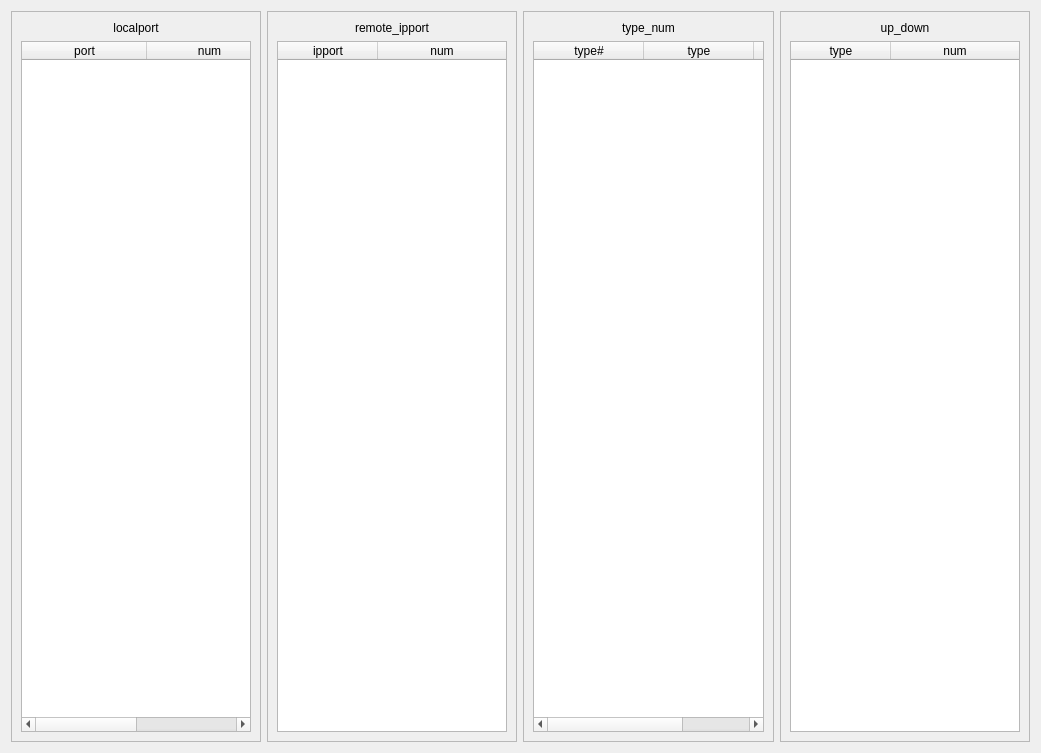
<?xml version="1.0" encoding="UTF-8"?>
<ui version="4.0">
 <class>Form</class>
 <widget class="QWidget" name="Form">
  <property name="geometry">
   <rect>
    <x>0</x>
    <y>0</y>
    <width>1041</width>
    <height>753</height>
   </rect>
  </property>
  <property name="windowTitle">
   <string>Form</string>
  </property>
  <layout class="QHBoxLayout" name="horizontalLayout">
   <item>
    <widget class="QScrollArea" name="scrollArea">
     <property name="widgetResizable">
      <bool>true</bool>
     </property>
     <widget class="QWidget" name="scrollAreaWidgetContents">
      <property name="geometry">
       <rect>
        <x>0</x>
        <y>0</y>
        <width>247</width>
        <height>729</height>
       </rect>
      </property>
      <layout class="QGridLayout" name="gridLayout">
       <item row="0" column="0">
        <widget class="QLabel" name="label">
         <property name="text">
          <string>localport</string>
         </property>
         <property name="alignment">
          <set>Qt::AlignCenter</set>
         </property>
        </widget>
       </item>
       <item row="1" column="0">
        <widget class="QTableWidget" name="localport">
         <attribute name="horizontalHeaderVisible">
          <bool>true</bool>
         </attribute>
         <attribute name="horizontalHeaderCascadingSectionResizes">
          <bool>false</bool>
         </attribute>
         <attribute name="horizontalHeaderDefaultSectionSize">
          <number>125</number>
         </attribute>
         <attribute name="horizontalHeaderShowSortIndicator" stdset="0">
          <bool>true</bool>
         </attribute>
         <attribute name="horizontalHeaderStretchLastSection">
          <bool>true</bool>
         </attribute>
         <column>
          <property name="text">
           <string>port</string>
          </property>
          <property name="textAlignment">
           <set>AlignCenter</set>
          </property>
         </column>
         <column>
          <property name="text">
           <string>num</string>
          </property>
          <property name="textAlignment">
           <set>AlignCenter</set>
          </property>
         </column>
        </widget>
       </item>
      </layout>
     </widget>
    </widget>
   </item>
   <item>
    <widget class="QScrollArea" name="scrollArea_2">
     <property name="widgetResizable">
      <bool>true</bool>
     </property>
     <widget class="QWidget" name="scrollAreaWidgetContents_2">
      <property name="geometry">
       <rect>
        <x>0</x>
        <y>0</y>
        <width>248</width>
        <height>729</height>
       </rect>
      </property>
      <layout class="QVBoxLayout" name="verticalLayout">
       <item>
        <widget class="QLabel" name="label_2">
         <property name="text">
          <string>remote_ipport</string>
         </property>
         <property name="alignment">
          <set>Qt::AlignCenter</set>
         </property>
        </widget>
       </item>
       <item>
        <widget class="QTableWidget" name="remote_ipport">
         <attribute name="horizontalHeaderShowSortIndicator" stdset="0">
          <bool>true</bool>
         </attribute>
         <attribute name="horizontalHeaderStretchLastSection">
          <bool>true</bool>
         </attribute>
         <column>
          <property name="text">
           <string>ipport</string>
          </property>
          <property name="textAlignment">
           <set>AlignCenter</set>
          </property>
         </column>
         <column>
          <property name="text">
           <string>num</string>
          </property>
          <property name="textAlignment">
           <set>AlignCenter</set>
          </property>
         </column>
        </widget>
       </item>
      </layout>
     </widget>
    </widget>
   </item>
   <item>
    <widget class="QScrollArea" name="scrollArea_4">
     <property name="widgetResizable">
      <bool>true</bool>
     </property>
     <widget class="QWidget" name="scrollAreaWidgetContents_4">
      <property name="geometry">
       <rect>
        <x>0</x>
        <y>0</y>
        <width>247</width>
        <height>729</height>
       </rect>
      </property>
      <layout class="QVBoxLayout" name="verticalLayout_3">
       <item>
        <widget class="QLabel" name="label_4">
         <property name="text">
          <string>type_num</string>
         </property>
         <property name="alignment">
          <set>Qt::AlignCenter</set>
         </property>
        </widget>
       </item>
       <item>
        <widget class="QTableWidget" name="type_num">
         <attribute name="horizontalHeaderDefaultSectionSize">
          <number>110</number>
         </attribute>
         <attribute name="horizontalHeaderShowSortIndicator" stdset="0">
          <bool>true</bool>
         </attribute>
         <attribute name="horizontalHeaderStretchLastSection">
          <bool>true</bool>
         </attribute>
         <column>
          <property name="text">
           <string>type#</string>
          </property>
          <property name="textAlignment">
           <set>AlignCenter</set>
          </property>
         </column>
         <column>
          <property name="text">
           <string>type</string>
          </property>
          <property name="textAlignment">
           <set>AlignCenter</set>
          </property>
         </column>
         <column>
          <property name="text">
           <string>num</string>
          </property>
          <property name="textAlignment">
           <set>AlignCenter</set>
          </property>
         </column>
        </widget>
       </item>
      </layout>
     </widget>
    </widget>
   </item>
   <item>
    <widget class="QScrollArea" name="scrollArea_3">
     <property name="widgetResizable">
      <bool>true</bool>
     </property>
     <widget class="QWidget" name="scrollAreaWidgetContents_3">
      <property name="geometry">
       <rect>
        <x>0</x>
        <y>0</y>
        <width>248</width>
        <height>729</height>
       </rect>
      </property>
      <layout class="QVBoxLayout" name="verticalLayout_2">
       <item>
        <widget class="QLabel" name="label_3">
         <property name="text">
          <string>up_down</string>
         </property>
         <property name="alignment">
          <set>Qt::AlignCenter</set>
         </property>
        </widget>
       </item>
       <item>
        <widget class="QTableWidget" name="up_down">
         <attribute name="horizontalHeaderShowSortIndicator" stdset="0">
          <bool>true</bool>
         </attribute>
         <attribute name="horizontalHeaderStretchLastSection">
          <bool>true</bool>
         </attribute>
         <column>
          <property name="text">
           <string>type</string>
          </property>
          <property name="textAlignment">
           <set>AlignCenter</set>
          </property>
         </column>
         <column>
          <property name="text">
           <string>num</string>
          </property>
          <property name="textAlignment">
           <set>AlignCenter</set>
          </property>
         </column>
        </widget>
       </item>
      </layout>
     </widget>
    </widget>
   </item>
  </layout>
 </widget>
 <resources/>
 <connections/>
</ui>
